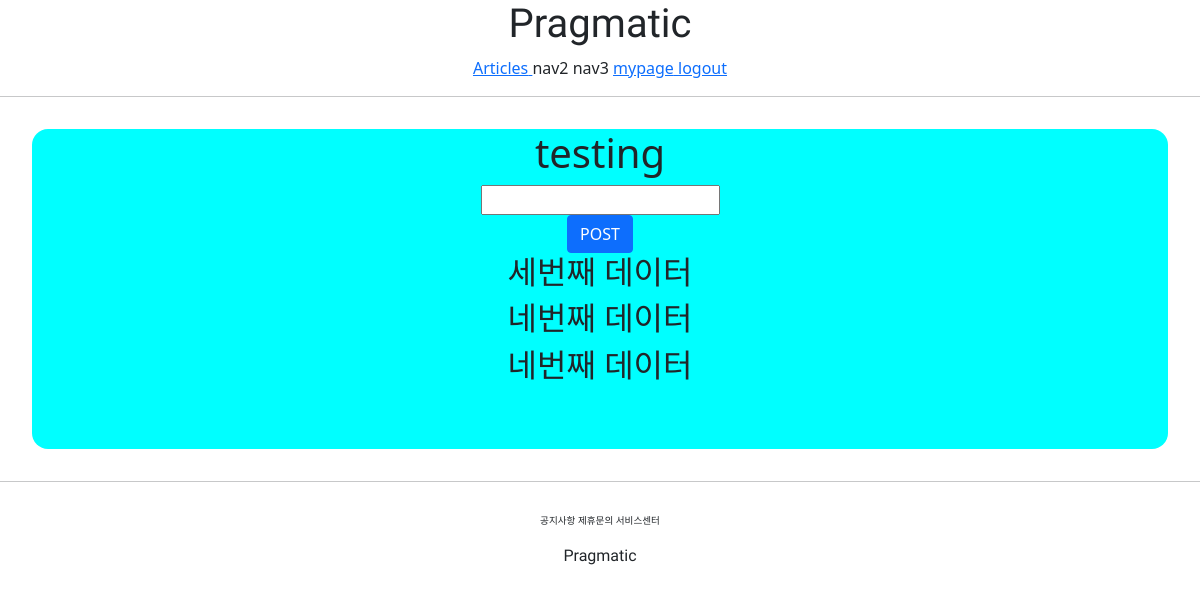
/accounts/hello_world/ (signed in), run on the app's committed database.
### accountapp/models.py (models this page shows)
class HelloWorld(models.Model):
    text = models.CharField(max_length=255, null=False)

### accountapp/views.py (the view)
# urls.py: path('hello_world/', hello_world, name='hello_world'),
@login_required
def hello_world(request):
    if request.method == "POST":
        temp = request.POST.get('hello_world_input')
        new_hello_world = HelloWorld()
        new_hello_world.text = temp
        new_hello_world.save()
        return HttpResponseRedirect(reverse('accountapp:hello_world'))
    else:
        hello_world_list = HelloWorld.objects.all()
        return render(request, 'accountapp/hello_world.html', {'hello_world_list':hello_world_list})

### accountapp/templates/accountapp/hello_world.html (shortened to what this page needs)
{% extends 'base.html' %}
{% block content %}
    <div style="text-align:center;height: 20rem; margin:2rem; background-color: aqua; border-radius: 1rem">
        <h1>testing</h1>
        <form action="/account/hello_world/" method="post">
            <div>
                <input type="text" name="hello_world_input">
            </div>
            <input type="submit" class="btn btn-primary" value="POST">
            {% if hello_world_list %}
                {% for hello_world in hello_world_list %}
            <h2>
                {{ hello_world.text }}
            </h2>
                {% endfor %}
            {% endif %}
        </form>
    </div>
{% endblock %}

### data on the page
HelloWorld: text "세번째 데이터"
HelloWorld: text "네번째 데이터"
HelloWorld: text "네번째 데이터"
